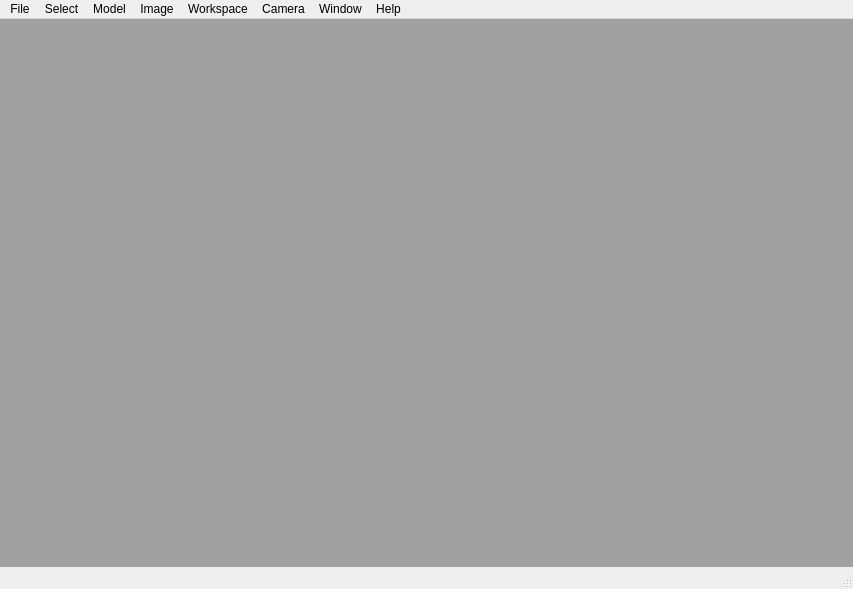
<?xml version="1.0" encoding="UTF-8"?>
<ui version="4.0">
 <class>MainWindow</class>
 <widget class="QMainWindow" name="MainWindow">
  <property name="geometry">
   <rect>
    <x>0</x>
    <y>0</y>
    <width>853</width>
    <height>589</height>
   </rect>
  </property>
  <property name="windowTitle">
   <string>Okno główne</string>
  </property>
  <property name="windowIcon">
   <iconset resource="dpVision.qrc">
    <normaloff>:/icons/dpVision.ico</normaloff>:/icons/dpVision.ico</iconset>
  </property>
  <property name="animated">
   <bool>false</bool>
  </property>
  <property name="documentMode">
   <bool>false</bool>
  </property>
  <property name="dockNestingEnabled">
   <bool>false</bool>
  </property>
  <property name="dockOptions">
   <set>QMainWindow::AllowTabbedDocks|QMainWindow::VerticalTabs</set>
  </property>
  <property name="unifiedTitleAndToolBarOnMac">
   <bool>false</bool>
  </property>
  <widget class="QWidget" name="centralWidget">
   <property name="sizePolicy">
    <sizepolicy hsizetype="Expanding" vsizetype="Expanding">
     <horstretch>0</horstretch>
     <verstretch>0</verstretch>
    </sizepolicy>
   </property>
   <property name="minimumSize">
    <size>
     <width>0</width>
     <height>0</height>
    </size>
   </property>
   <property name="maximumSize">
    <size>
     <width>16777215</width>
     <height>16777215</height>
    </size>
   </property>
   <property name="autoFillBackground">
    <bool>false</bool>
   </property>
   <layout class="QVBoxLayout" name="verticalLayout">
    <property name="leftMargin">
     <number>0</number>
    </property>
    <property name="topMargin">
     <number>0</number>
    </property>
    <property name="rightMargin">
     <number>0</number>
    </property>
    <property name="bottomMargin">
     <number>0</number>
    </property>
    <item>
     <widget class="QMdiArea" name="mdiArea">
      <property name="lineWidth">
       <number>0</number>
      </property>
      <property name="background">
       <brush brushstyle="SolidPattern">
        <color alpha="255">
         <red>160</red>
         <green>160</green>
         <blue>160</blue>
        </color>
       </brush>
      </property>
      <property name="viewMode">
       <enum>QMdiArea::SubWindowView</enum>
      </property>
      <property name="documentMode">
       <bool>false</bool>
      </property>
     </widget>
    </item>
   </layout>
  </widget>
  <widget class="QMenuBar" name="menuBar">
   <property name="geometry">
    <rect>
     <x>0</x>
     <y>0</y>
     <width>853</width>
     <height>21</height>
    </rect>
   </property>
   <widget class="QMenu" name="menuFIle">
    <property name="title">
     <string>File</string>
    </property>
    <widget class="QMenu" name="menuRecentFiles">
     <property name="title">
      <string>Recent files</string>
     </property>
    </widget>
    <widget class="QMenu" name="menuImport">
     <property name="enabled">
      <bool>true</bool>
     </property>
     <property name="title">
      <string>Import</string>
     </property>
     <addaction name="action_ImportImage"/>
     <addaction name="action_ImportTK"/>
    </widget>
    <addaction name="actionOpenWorkspace"/>
    <addaction name="actionSaveWorkspace"/>
    <addaction name="separator"/>
    <addaction name="action_File_Open"/>
    <addaction name="action_File_SaveAs"/>
    <addaction name="separator"/>
    <addaction name="menuImport"/>
    <addaction name="separator"/>
    <addaction name="menuRecentFiles"/>
    <addaction name="separator"/>
    <addaction name="action_File_Exit"/>
   </widget>
   <widget class="QMenu" name="menuWindows">
    <property name="title">
     <string>Window</string>
    </property>
    <widget class="QMenu" name="menuStereoscopy">
     <property name="title">
      <string>Stereoscopy</string>
     </property>
     <widget class="QMenu" name="menuAnaglyph">
      <property name="title">
       <string>Anaglyph</string>
      </property>
      <addaction name="actionRedCyan"/>
      <addaction name="actionRedBlue"/>
      <addaction name="actionRedGreen"/>
      <addaction name="separator"/>
      <addaction name="actionCyanRed"/>
      <addaction name="actionBlueRed"/>
      <addaction name="actionGreenRed"/>
     </widget>
     <widget class="QMenu" name="menuOther">
      <property name="title">
       <string>Other</string>
      </property>
      <addaction name="actionRowInterlaced"/>
      <addaction name="actionAboveBelow"/>
      <addaction name="separator"/>
      <addaction name="actionColumnInterlaced"/>
      <addaction name="actionSideBySide"/>
     </widget>
     <addaction name="actionStereoNone"/>
     <addaction name="separator"/>
     <addaction name="actionQuadbuffering"/>
     <addaction name="menuAnaglyph"/>
     <addaction name="menuOther"/>
    </widget>
    <widget class="QMenu" name="menuNew">
     <property name="title">
      <string>New</string>
     </property>
     <addaction name="actionNewGLView"/>
    </widget>
    <addaction name="actionFullscreen"/>
    <addaction name="separator"/>
    <addaction name="menuStereoscopy"/>
    <addaction name="separator"/>
    <addaction name="action_View_Shaders"/>
    <addaction name="menuNew"/>
    <addaction name="separator"/>
    <addaction name="actionCascade"/>
    <addaction name="actionTile"/>
   </widget>
   <widget class="QMenu" name="menuWorkspace">
    <property name="title">
     <string>Workspace</string>
    </property>
    <widget class="QMenu" name="menuSelection">
     <property name="title">
      <string>Checked models</string>
     </property>
     <addaction name="actionSelectAll"/>
     <addaction name="actionUnselectAll"/>
     <addaction name="separator"/>
     <addaction name="actionResetSelectedTransformations"/>
     <addaction name="separator"/>
     <addaction name="actionHideSelectedModels"/>
     <addaction name="actionShowSelectedModels"/>
     <addaction name="separator"/>
     <addaction name="actionLockSelectedModels"/>
     <addaction name="actionUnlockSelectedModels"/>
     <addaction name="separator"/>
     <addaction name="actionRemoveSelectedModels"/>
    </widget>
    <addaction name="actionResetAllTransformations"/>
    <addaction name="separator"/>
    <addaction name="actionHideAllModels"/>
    <addaction name="actionShowAllModels"/>
    <addaction name="separator"/>
    <addaction name="actionLockAllModels"/>
    <addaction name="actionUnlockAllModels"/>
    <addaction name="separator"/>
    <addaction name="menuSelection"/>
    <addaction name="separator"/>
    <addaction name="actionRemoveAllModels"/>
   </widget>
   <widget class="QMenu" name="menuModel">
    <property name="title">
     <string>Model</string>
    </property>
    <widget class="QMenu" name="menuMeshEditionTools">
     <property name="title">
      <string>Mesh specific tools</string>
     </property>
     <widget class="QMenu" name="menuMeshRenderAs">
      <property name="title">
       <string>Render as</string>
      </property>
      <addaction name="action_Model_RenderAsFaces"/>
      <addaction name="action_Model_RenderAsEdges"/>
      <addaction name="action_Model_RenderAsVertices"/>
     </widget>
     <widget class="QMenu" name="menuMeshPickPoint">
      <property name="title">
       <string>Point Picking</string>
      </property>
      <addaction name="action_Tools_Grab_points"/>
      <addaction name="action_Tools_Picking_Snap"/>
     </widget>
     <addaction name="menuMeshRenderAs"/>
     <addaction name="separator"/>
     <addaction name="action_Model_ShowTexture"/>
     <addaction name="action_Model_Smoothing"/>
     <addaction name="separator"/>
     <addaction name="menuMeshPickPoint"/>
     <addaction name="separator"/>
     <addaction name="action_Mesh_InvertNormals"/>
     <addaction name="action_Mesh_ApplyTransformations"/>
    </widget>
    <widget class="QMenu" name="menuProgressiveMeshSpecificTools">
     <property name="title">
      <string>Progressive Mesh specific tools</string>
     </property>
     <addaction name="actionPMecol"/>
     <addaction name="actionPMvsplit"/>
    </widget>
    <addaction name="actionModelInSelection"/>
    <addaction name="action_Model_Show"/>
    <addaction name="action_Model_Lock"/>
    <addaction name="action_Model_ShowBB"/>
    <addaction name="separator"/>
    <addaction name="actionModelResetTransformation"/>
    <addaction name="separator"/>
    <addaction name="menuMeshEditionTools"/>
    <addaction name="menuProgressiveMeshSpecificTools"/>
    <addaction name="separator"/>
    <addaction name="action_Model_Duplicate"/>
    <addaction name="separator"/>
    <addaction name="action_Model_Close"/>
   </widget>
   <widget class="QMenu" name="menuHelp">
    <property name="title">
     <string>Help</string>
    </property>
    <widget class="QMenu" name="menuDebug">
     <property name="title">
      <string>Debug</string>
     </property>
     <addaction name="actionSwitchConsole"/>
    </widget>
    <addaction name="actionAbout"/>
    <addaction name="separator"/>
    <addaction name="menuDebug"/>
   </widget>
   <widget class="QMenu" name="menuCamera">
    <property name="title">
     <string>Camera</string>
    </property>
    <widget class="QMenu" name="menuProjection">
     <property name="title">
      <string>Projection</string>
     </property>
     <addaction name="actionProjectionPerpective"/>
     <addaction name="actionProjectionOrthogonal"/>
    </widget>
    <widget class="QMenu" name="menuLook_direction">
     <property name="title">
      <string>Look direction</string>
     </property>
     <addaction name="actionLookF"/>
     <addaction name="actionLookB"/>
     <addaction name="actionLookL"/>
     <addaction name="actionLookR"/>
     <addaction name="actionLookT"/>
     <addaction name="actionLookD"/>
    </widget>
    <addaction name="actionCameraResetTransformation"/>
    <addaction name="separator"/>
    <addaction name="menuProjection"/>
    <addaction name="menuLook_direction"/>
   </widget>
   <widget class="QMenu" name="menuSelect">
    <property name="title">
     <string>Select</string>
    </property>
    <addaction name="action_select_Vertex"/>
    <addaction name="action_select_Face"/>
    <addaction name="action_select_None"/>
    <addaction name="separator"/>
    <addaction name="action_select_selection_delete"/>
    <addaction name="action_select_noselection_delete"/>
   </widget>
   <widget class="QMenu" name="menuImage">
    <property name="title">
     <string>Image</string>
    </property>
    <addaction name="action_ImageFit"/>
   </widget>
   <addaction name="menuFIle"/>
   <addaction name="menuSelect"/>
   <addaction name="menuModel"/>
   <addaction name="menuImage"/>
   <addaction name="menuWorkspace"/>
   <addaction name="menuCamera"/>
   <addaction name="menuWindows"/>
   <addaction name="menuHelp"/>
  </widget>
  <widget class="QStatusBar" name="statusBar"/>
  <action name="action_File_Open">
   <property name="text">
    <string>Open...</string>
   </property>
  </action>
  <action name="action_File_Exit">
   <property name="text">
    <string>Exit</string>
   </property>
  </action>
  <action name="actionNewGLView">
   <property name="text">
    <string>OpenGL viewer</string>
   </property>
  </action>
  <action name="actionCascade">
   <property name="text">
    <string>Cascade</string>
   </property>
  </action>
  <action name="actionTile">
   <property name="text">
    <string>Tile</string>
   </property>
  </action>
  <action name="actionFullscreen">
   <property name="text">
    <string>Fullscreen</string>
   </property>
   <property name="shortcut">
    <string>F11</string>
   </property>
   <property name="visible">
    <bool>true</bool>
   </property>
  </action>
  <action name="action_File_SaveAs">
   <property name="text">
    <string>Save as...</string>
   </property>
  </action>
  <action name="actionAll">
   <property name="enabled">
    <bool>false</bool>
   </property>
   <property name="text">
    <string>All</string>
   </property>
  </action>
  <action name="actionSelectNone">
   <property name="text">
    <string>None</string>
   </property>
  </action>
  <action name="actionRotationMode">
   <property name="checkable">
    <bool>true</bool>
   </property>
   <property name="icon">
    <iconset>
     <normaloff>icons/rotate-cw.png</normaloff>icons/rotate-cw.png</iconset>
   </property>
   <property name="text">
    <string>rotation mode</string>
   </property>
  </action>
  <action name="actionZoomMode">
   <property name="checkable">
    <bool>true</bool>
   </property>
   <property name="icon">
    <iconset>
     <normaloff>:/QTgui/icons/zoom16.png</normaloff>:/QTgui/icons/zoom16.png</iconset>
   </property>
   <property name="text">
    <string>zoom mode</string>
   </property>
  </action>
  <action name="actionMoveMode">
   <property name="checkable">
    <bool>true</bool>
   </property>
   <property name="icon">
    <iconset>
     <normaloff>icons/Move.png</normaloff>icons/Move.png</iconset>
   </property>
   <property name="text">
    <string>move mode</string>
   </property>
  </action>
  <action name="actionStereoNone">
   <property name="text">
    <string>None</string>
   </property>
  </action>
  <action name="actionRedCyan">
   <property name="text">
    <string>Red-Cyan</string>
   </property>
  </action>
  <action name="action_Model_ShowTexture">
   <property name="checkable">
    <bool>true</bool>
   </property>
   <property name="checked">
    <bool>true</bool>
   </property>
   <property name="text">
    <string>Texture on/off</string>
   </property>
   <property name="shortcut">
    <string>T</string>
   </property>
  </action>
  <action name="action_Model_Smoothing">
   <property name="checkable">
    <bool>true</bool>
   </property>
   <property name="checked">
    <bool>true</bool>
   </property>
   <property name="text">
    <string>Smoothing on/of</string>
   </property>
   <property name="shortcut">
    <string>Q</string>
   </property>
  </action>
  <action name="action_Model_Duplicate">
   <property name="text">
    <string>Create copy</string>
   </property>
   <property name="shortcut">
    <string>C</string>
   </property>
  </action>
  <action name="actionCameraResetTransformation">
   <property name="text">
    <string>Reset camera transformation</string>
   </property>
   <property name="shortcut">
    <string>Alt+N</string>
   </property>
  </action>
  <action name="action_Model_ShowBB">
   <property name="checkable">
    <bool>true</bool>
   </property>
   <property name="checked">
    <bool>true</bool>
   </property>
   <property name="text">
    <string>Bounding Box show/hide</string>
   </property>
   <property name="shortcut">
    <string>B</string>
   </property>
  </action>
  <action name="actionOpenWorkspace">
   <property name="text">
    <string>Open workspace...</string>
   </property>
  </action>
  <action name="action_Model_Close">
   <property name="text">
    <string>Remove current model</string>
   </property>
   <property name="shortcut">
    <string>Del</string>
   </property>
  </action>
  <action name="actionSaveWorkspace">
   <property name="text">
    <string>Save workspace...</string>
   </property>
  </action>
  <action name="actionQuadbuffering">
   <property name="text">
    <string>Quadbuffering</string>
   </property>
  </action>
  <action name="actionRowInterlaced">
   <property name="text">
    <string>Row interlaced</string>
   </property>
  </action>
  <action name="actionColumnInterlaced">
   <property name="text">
    <string>Column interlaced</string>
   </property>
  </action>
  <action name="actionPMecol">
   <property name="text">
    <string>PM Reduction (ecol)</string>
   </property>
  </action>
  <action name="actionPMvsplit">
   <property name="text">
    <string>PM Reconstruction (vsplit)</string>
   </property>
  </action>
  <action name="actionAbout">
   <property name="text">
    <string>About...</string>
   </property>
  </action>
  <action name="actionPluginsManager">
   <property name="text">
    <string>Manager...</string>
   </property>
  </action>
  <action name="actionRedBlue">
   <property name="text">
    <string>Red-Blue</string>
   </property>
  </action>
  <action name="actionRedGreen">
   <property name="text">
    <string>Red-Green</string>
   </property>
  </action>
  <action name="actionCyanRed">
   <property name="text">
    <string>Cyan-Red</string>
   </property>
  </action>
  <action name="actionBlueRed">
   <property name="text">
    <string>Blue-Red</string>
   </property>
  </action>
  <action name="actionGreenRed">
   <property name="text">
    <string>Green-Red</string>
   </property>
  </action>
  <action name="actionAboveBelow">
   <property name="text">
    <string>Above/Below</string>
   </property>
  </action>
  <action name="actionSideBySide">
   <property name="text">
    <string>Side by side</string>
   </property>
  </action>
  <action name="actionProjectionPerpective">
   <property name="text">
    <string>Perspective</string>
   </property>
   <property name="shortcut">
    <string>Alt+P, P</string>
   </property>
  </action>
  <action name="actionProjectionOrthogonal">
   <property name="text">
    <string>Orthogonal</string>
   </property>
   <property name="shortcut">
    <string>Alt+P, O</string>
   </property>
  </action>
  <action name="action_Model_Lock">
   <property name="checkable">
    <bool>true</bool>
   </property>
   <property name="text">
    <string>Model is locked</string>
   </property>
   <property name="shortcut">
    <string>L</string>
   </property>
  </action>
  <action name="action_Model_Show">
   <property name="checkable">
    <bool>true</bool>
   </property>
   <property name="checked">
    <bool>true</bool>
   </property>
   <property name="text">
    <string>Model is visible</string>
   </property>
   <property name="shortcut">
    <string>H</string>
   </property>
  </action>
  <action name="action_Tools_Picking_Snap">
   <property name="checkable">
    <bool>true</bool>
   </property>
   <property name="text">
    <string>Snap to vertices</string>
   </property>
  </action>
  <action name="action_Tools_Picking_Point">
   <property name="checkable">
    <bool>true</bool>
   </property>
   <property name="checked">
    <bool>true</bool>
   </property>
   <property name="text">
    <string>Point on face</string>
   </property>
  </action>
  <action name="actionDd">
   <property name="text">
    <string>dd</string>
   </property>
  </action>
  <action name="action_View_Shaders">
   <property name="checkable">
    <bool>true</bool>
   </property>
   <property name="enabled">
    <bool>false</bool>
   </property>
   <property name="text">
    <string>Use shaders (test)</string>
   </property>
   <property name="visible">
    <bool>false</bool>
   </property>
  </action>
  <action name="action_Mesh_InvertNormals">
   <property name="text">
    <string>Invert normals</string>
   </property>
  </action>
  <action name="action_Mesh_ApplyTransformations">
   <property name="text">
    <string>Apply transformations</string>
   </property>
  </action>
  <action name="action_Tools_Grab_points">
   <property name="checkable">
    <bool>true</bool>
   </property>
   <property name="text">
    <string>Grab points</string>
   </property>
  </action>
  <action name="actionResetAllTransformations">
   <property name="text">
    <string>Reset all transformations</string>
   </property>
   <property name="shortcut">
    <string>Shift+N</string>
   </property>
  </action>
  <action name="actionRemoveAllModels">
   <property name="text">
    <string>Remove all models</string>
   </property>
   <property name="shortcut">
    <string>Shift+Del</string>
   </property>
  </action>
  <action name="actionResetSelectedTransformations">
   <property name="text">
    <string>Reset checked transformations</string>
   </property>
   <property name="shortcut">
    <string>Ctrl+S, N</string>
   </property>
  </action>
  <action name="actionRemoveSelectedModels">
   <property name="text">
    <string>Remove checked models</string>
   </property>
   <property name="shortcut">
    <string>Ctrl+Del</string>
   </property>
  </action>
  <action name="actionLockAllModels">
   <property name="text">
    <string>Lock all models</string>
   </property>
   <property name="shortcut">
    <string>Shift+L, L</string>
   </property>
  </action>
  <action name="actionLockSelectedModels">
   <property name="text">
    <string>Lock checked models</string>
   </property>
   <property name="shortcut">
    <string>Ctrl+L, L</string>
   </property>
  </action>
  <action name="actionUnlockSelectedModels">
   <property name="text">
    <string>Unlock checked models</string>
   </property>
   <property name="shortcut">
    <string>Ctrl+L, U</string>
   </property>
  </action>
  <action name="actionUnlockAllModels">
   <property name="text">
    <string>Unlock all models</string>
   </property>
   <property name="shortcut">
    <string>Shift+L, U</string>
   </property>
  </action>
  <action name="actionSelectAll">
   <property name="text">
    <string>Check All</string>
   </property>
   <property name="shortcut">
    <string>Ctrl+S, =</string>
   </property>
  </action>
  <action name="actionUnselectAll">
   <property name="text">
    <string>Uncheck All</string>
   </property>
   <property name="shortcut">
    <string>Ctrl+S, -</string>
   </property>
  </action>
  <action name="actionShowAllModels">
   <property name="text">
    <string>Show all models</string>
   </property>
   <property name="shortcut">
    <string>Shift+H, S</string>
   </property>
  </action>
  <action name="actionShowSelectedModels">
   <property name="text">
    <string>Show checked models</string>
   </property>
   <property name="shortcut">
    <string>Ctrl+H, S</string>
   </property>
  </action>
  <action name="actionHideAllModels">
   <property name="text">
    <string>Hide all models</string>
   </property>
   <property name="shortcut">
    <string>Shift+H, H</string>
   </property>
  </action>
  <action name="actionHideSelectedModels">
   <property name="text">
    <string>Hide checked models</string>
   </property>
   <property name="shortcut">
    <string>Ctrl+H, H</string>
   </property>
  </action>
  <action name="actionModelInSelection">
   <property name="checkable">
    <bool>true</bool>
   </property>
   <property name="text">
    <string>Model is selected</string>
   </property>
   <property name="shortcut">
    <string>A</string>
   </property>
  </action>
  <action name="actionModelResetTransformation">
   <property name="text">
    <string>Reset model transformation</string>
   </property>
   <property name="shortcut">
    <string>N</string>
   </property>
  </action>
  <action name="actionzz">
   <property name="text">
    <string>zz</string>
   </property>
  </action>
  <action name="action_select_Vertex">
   <property name="checkable">
    <bool>true</bool>
   </property>
   <property name="text">
    <string>Area</string>
   </property>
   <property name="shortcut">
    <string>Shift+V</string>
   </property>
  </action>
  <action name="action_select_Face">
   <property name="checkable">
    <bool>true</bool>
   </property>
   <property name="enabled">
    <bool>false</bool>
   </property>
   <property name="text">
    <string>Face</string>
   </property>
   <property name="shortcut">
    <string>Shift+F</string>
   </property>
  </action>
  <action name="action_select_None">
   <property name="checkable">
    <bool>true</bool>
   </property>
   <property name="checked">
    <bool>true</bool>
   </property>
   <property name="text">
    <string>None</string>
   </property>
  </action>
  <action name="action_select_selection_delete">
   <property name="enabled">
    <bool>false</bool>
   </property>
   <property name="text">
    <string>Delete selected area</string>
   </property>
  </action>
  <action name="action_select_noselection_delete">
   <property name="enabled">
    <bool>false</bool>
   </property>
   <property name="text">
    <string>Delete not selected area</string>
   </property>
  </action>
  <action name="action_ImportTK">
   <property name="enabled">
    <bool>false</bool>
   </property>
   <property name="text">
    <string>TK images</string>
   </property>
  </action>
  <action name="actionNewPicView">
   <property name="enabled">
    <bool>false</bool>
   </property>
   <property name="text">
    <string>Image viewer</string>
   </property>
  </action>
  <action name="action_ImportImage">
   <property name="text">
    <string>2D image</string>
   </property>
  </action>
  <action name="action_ImageFit">
   <property name="checkable">
    <bool>true</bool>
   </property>
   <property name="text">
    <string>Fit to window</string>
   </property>
  </action>
  <action name="actionLookF">
   <property name="text">
    <string>Front</string>
   </property>
   <property name="shortcut">
    <string>Ctrl+L, Ctrl+F</string>
   </property>
  </action>
  <action name="actionLookL">
   <property name="text">
    <string>Left</string>
   </property>
   <property name="shortcut">
    <string>Ctrl+L, Ctrl+L</string>
   </property>
  </action>
  <action name="actionLookT">
   <property name="text">
    <string>Top</string>
   </property>
   <property name="shortcut">
    <string>Ctrl+L, Ctrl+T</string>
   </property>
  </action>
  <action name="actionLookB">
   <property name="text">
    <string>Back</string>
   </property>
   <property name="shortcut">
    <string>Ctrl+L, Ctrl+B</string>
   </property>
  </action>
  <action name="actionLookR">
   <property name="text">
    <string>Right</string>
   </property>
   <property name="shortcut">
    <string>Ctrl+L, Ctrl+R</string>
   </property>
  </action>
  <action name="actionLookD">
   <property name="text">
    <string>Bottom</string>
   </property>
   <property name="shortcut">
    <string>Ctrl+L, Ctrl+D</string>
   </property>
  </action>
  <action name="actionSwitchConsole">
   <property name="checkable">
    <bool>true</bool>
   </property>
   <property name="text">
    <string>Switch console</string>
   </property>
  </action>
  <action name="actionee">
   <property name="text">
    <string>ee</string>
   </property>
  </action>
  <actiongroup name="GroupRender">
   <action name="action_Model_RenderAsFaces">
    <property name="checkable">
     <bool>true</bool>
    </property>
    <property name="checked">
     <bool>true</bool>
    </property>
    <property name="text">
     <string>Faces</string>
    </property>
    <property name="shortcut">
     <string>F</string>
    </property>
   </action>
   <action name="action_Model_RenderAsEdges">
    <property name="checkable">
     <bool>true</bool>
    </property>
    <property name="text">
     <string>Edges</string>
    </property>
    <property name="shortcut">
     <string>E</string>
    </property>
   </action>
   <action name="action_Model_RenderAsVertices">
    <property name="checkable">
     <bool>true</bool>
    </property>
    <property name="text">
     <string>Vertices</string>
    </property>
    <property name="shortcut">
     <string>V</string>
    </property>
   </action>
  </actiongroup>
 </widget>
 <layoutdefault spacing="6" margin="11"/>
 <resources>
  <include location="dpVision.qrc"/>
 </resources>
 <connections>
  <connection>
   <sender>actionAbout</sender>
   <signal>triggered()</signal>
   <receiver>MainWindow</receiver>
   <slot>helpAbout()</slot>
   <hints>
    <hint type="sourcelabel">
     <x>-1</x>
     <y>-1</y>
    </hint>
    <hint type="destinationlabel">
     <x>426</x>
     <y>294</y>
    </hint>
   </hints>
  </connection>
  <connection>
   <sender>action_File_Exit</sender>
   <signal>triggered()</signal>
   <receiver>MainWindow</receiver>
   <slot>close()</slot>
   <hints>
    <hint type="sourcelabel">
     <x>-1</x>
     <y>-1</y>
    </hint>
    <hint type="destinationlabel">
     <x>426</x>
     <y>294</y>
    </hint>
   </hints>
  </connection>
  <connection>
   <sender>actionNewGLView</sender>
   <signal>triggered()</signal>
   <receiver>MainWindow</receiver>
   <slot>createGLViewer()</slot>
   <hints>
    <hint type="sourcelabel">
     <x>-1</x>
     <y>-1</y>
    </hint>
    <hint type="destinationlabel">
     <x>426</x>
     <y>294</y>
    </hint>
   </hints>
  </connection>
  <connection>
   <sender>action_File_Open</sender>
   <signal>triggered()</signal>
   <receiver>MainWindow</receiver>
   <slot>fileOpen()</slot>
   <hints>
    <hint type="sourcelabel">
     <x>-1</x>
     <y>-1</y>
    </hint>
    <hint type="destinationlabel">
     <x>426</x>
     <y>294</y>
    </hint>
   </hints>
  </connection>
  <connection>
   <sender>action_Model_Close</sender>
   <signal>triggered()</signal>
   <receiver>MainWindow</receiver>
   <slot>modelClose()</slot>
   <hints>
    <hint type="sourcelabel">
     <x>-1</x>
     <y>-1</y>
    </hint>
    <hint type="destinationlabel">
     <x>426</x>
     <y>294</y>
    </hint>
   </hints>
  </connection>
  <connection>
   <sender>action_Model_ShowTexture</sender>
   <signal>toggled(bool)</signal>
   <receiver>MainWindow</receiver>
   <slot>textureOnOff(bool)</slot>
   <hints>
    <hint type="sourcelabel">
     <x>-1</x>
     <y>-1</y>
    </hint>
    <hint type="destinationlabel">
     <x>426</x>
     <y>294</y>
    </hint>
   </hints>
  </connection>
  <connection>
   <sender>action_Model_Smoothing</sender>
   <signal>toggled(bool)</signal>
   <receiver>MainWindow</receiver>
   <slot>mesh_renderSmooth(bool)</slot>
   <hints>
    <hint type="sourcelabel">
     <x>-1</x>
     <y>-1</y>
    </hint>
    <hint type="destinationlabel">
     <x>426</x>
     <y>294</y>
    </hint>
   </hints>
  </connection>
  <connection>
   <sender>action_Model_RenderAsFaces</sender>
   <signal>triggered()</signal>
   <receiver>MainWindow</receiver>
   <slot>mesh_renderAsFaces()</slot>
   <hints>
    <hint type="sourcelabel">
     <x>-1</x>
     <y>-1</y>
    </hint>
    <hint type="destinationlabel">
     <x>426</x>
     <y>294</y>
    </hint>
   </hints>
  </connection>
  <connection>
   <sender>action_Model_RenderAsEdges</sender>
   <signal>triggered()</signal>
   <receiver>MainWindow</receiver>
   <slot>mesh_renderAsEdges()</slot>
   <hints>
    <hint type="sourcelabel">
     <x>-1</x>
     <y>-1</y>
    </hint>
    <hint type="destinationlabel">
     <x>426</x>
     <y>294</y>
    </hint>
   </hints>
  </connection>
  <connection>
   <sender>action_Model_RenderAsVertices</sender>
   <signal>triggered()</signal>
   <receiver>MainWindow</receiver>
   <slot>mesh_renderAsVertices()</slot>
   <hints>
    <hint type="sourcelabel">
     <x>-1</x>
     <y>-1</y>
    </hint>
    <hint type="destinationlabel">
     <x>426</x>
     <y>294</y>
    </hint>
   </hints>
  </connection>
 </connections>
 <designerdata>
  <property name="gridDeltaX">
   <number>10</number>
  </property>
  <property name="gridDeltaY">
   <number>10</number>
  </property>
  <property name="gridSnapX">
   <bool>false</bool>
  </property>
  <property name="gridSnapY">
   <bool>false</bool>
  </property>
  <property name="gridVisible">
   <bool>true</bool>
  </property>
 </designerdata>
 <slots>
  <slot>viewChildFS()</slot>
  <slot>fileOpen()</slot>
  <slot>stereoscopyOff()</slot>
  <slot>stereoscopyRedCyan()</slot>
  <slot>mesh_renderAsFaces()</slot>
  <slot>mesh_renderAsEdges()</slot>
  <slot>mesh_renderAsVertices()</slot>
  <slot>textureOnOff(bool)</slot>
  <slot>mesh_renderSmooth(bool)</slot>
  <slot>createNewCopy()</slot>
  <slot>cameraResetPosition()</slot>
  <slot>bbShowHide(bool)</slot>
  <slot>openWorkspace()</slot>
  <slot>modelClose()</slot>
  <slot>saveWorkspace()</slot>
  <slot>fileSave()</slot>
  <slot>stereoscopyQuadbuff()</slot>
  <slot>stereoscopyRowInterlaced()</slot>
  <slot>stereoscopyColInterlaced()</slot>
  <slot>pmEcol()</slot>
  <slot>pmVsplit()</slot>
  <slot>helpAbout()</slot>
  <slot>stereoscopyRedBlue()</slot>
  <slot>stereoscopyRedGreen()</slot>
  <slot>stereoscopyBlueRed()</slot>
  <slot>stereoscopyCyanRed()</slot>
  <slot>stereoscopyGreenRed()</slot>
  <slot>stereoscopyAboveBelow()</slot>
  <slot>stereoscopySideBySide()</slot>
  <slot>projectionOrthogonal()</slot>
  <slot>projectionPerspective()</slot>
  <slot>viewerSelected(QMdiSubWindow*)</slot>
  <slot>modelLock(bool)</slot>
  <slot>modelVisibility(bool)</slot>
  <slot>useShaders(bool)</slot>
  <slot>modelInvertNormals()</slot>
  <slot>meshApplyTransformations()</slot>
  <slot>pickSnap(bool)</slot>
  <slot>grabPoints(bool)</slot>
  <slot>removeAllModels()</slot>
  <slot>resetAllTransformations()</slot>
  <slot>removeSelectedModels()</slot>
  <slot>resetSelectedTransformations()</slot>
  <slot>lockAllModels()</slot>
  <slot>lockSelectedModels()</slot>
  <slot>unlockAllModels()</slot>
  <slot>unlockSelectedModels()</slot>
  <slot>selectAll()</slot>
  <slot>unselectAll()</slot>
  <slot>hideAllModels()</slot>
  <slot>showAllModels()</slot>
  <slot>hideSelectedModels()</slot>
  <slot>showSelectedModels()</slot>
  <slot>modelInSelection(bool)</slot>
  <slot>modelResetTransformations()</slot>
  <slot>actionSelectVertex()</slot>
  <slot>actionSelectFace()</slot>
  <slot>actionSelectNone()</slot>
  <slot>actionSelectSelectionDelete()</slot>
  <slot>actionSelectNoSelectionDelete()</slot>
  <slot>createGLViewer()</slot>
  <slot>importImage()</slot>
  <slot>imageFit(bool)</slot>
  <slot>actionLookDir()</slot>
  <slot>switchConsole(bool)</slot>
 </slots>
</ui>
